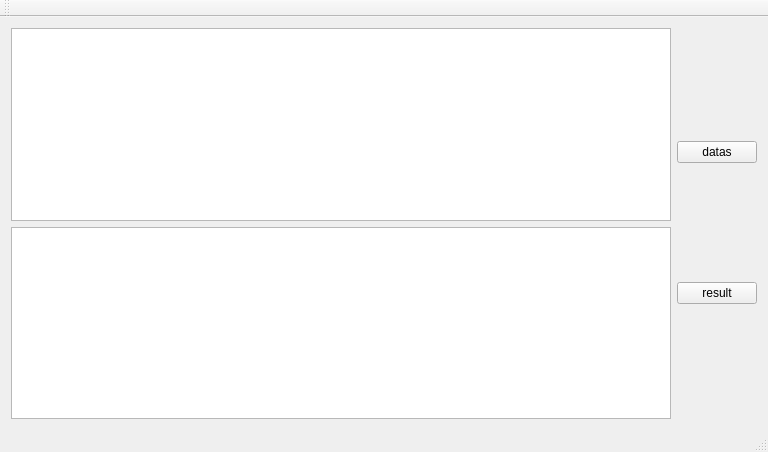
<?xml version="1.0" encoding="UTF-8"?>
<ui version="4.0">
 <class>MainWindow</class>
 <widget class="QMainWindow" name="MainWindow">
  <property name="geometry">
   <rect>
    <x>0</x>
    <y>0</y>
    <width>768</width>
    <height>452</height>
   </rect>
  </property>
  <property name="windowTitle">
   <string>MainWindow</string>
  </property>
  <widget class="QWidget" name="centralWidget">
   <layout class="QGridLayout" name="gridLayout">
    <item row="0" column="0">
     <layout class="QVBoxLayout" name="verticalLayout">
      <item>
       <widget class="QPlainTextEdit" name="plain1TextEdit"/>
      </item>
      <item>
       <widget class="QPlainTextEdit" name="plain2TextEdit"/>
      </item>
     </layout>
    </item>
    <item row="0" column="1">
     <layout class="QVBoxLayout" name="verticalLayout_2">
      <item>
       <widget class="QPushButton" name="pushButton">
        <property name="text">
         <string>datas</string>
        </property>
       </widget>
      </item>
      <item>
       <widget class="QPushButton" name="pushButton_2">
        <property name="text">
         <string>result</string>
        </property>
       </widget>
      </item>
     </layout>
    </item>
   </layout>
  </widget>
  <widget class="QMenuBar" name="menuBar">
   <property name="geometry">
    <rect>
     <x>0</x>
     <y>0</y>
     <width>768</width>
     <height>27</height>
    </rect>
   </property>
  </widget>
  <widget class="QToolBar" name="mainToolBar">
   <attribute name="toolBarArea">
    <enum>TopToolBarArea</enum>
   </attribute>
   <attribute name="toolBarBreak">
    <bool>false</bool>
   </attribute>
  </widget>
  <widget class="QStatusBar" name="statusBar"/>
 </widget>
 <layoutdefault spacing="6" margin="11"/>
 <resources/>
 <connections/>
</ui>
